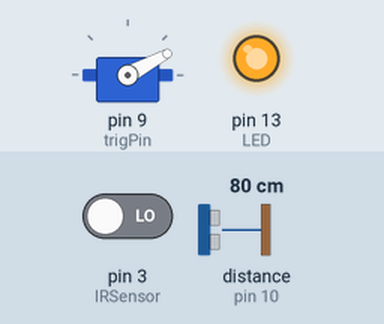
The sketch below on a simulated Arduino Uno, built with avr-gcc and run on an emulated ATmega328P. Shown: servo, output pins drawn as LEDs (lit = HIGH). The test bench sets the inputs (shaded band); at power-on: pin 3 (IRSensor) LOW, distance to the obstacle (sensor on pin 10) 80 cm. The echo pulse lasts 58.3 µs per cm; pins used as bus, display or sensor lines are not drawn.

Above: at 0.95 s.
4.1 s: pin 3 (IRSensor) driven HIGH
At 7.09 s:
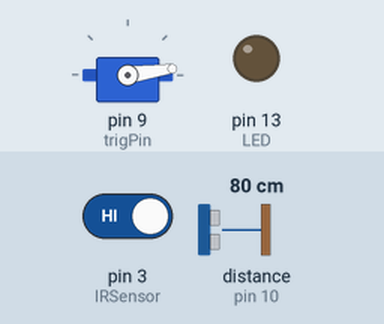
9.3 s: distance to the obstacle (sensor on pin 10) set to 13 cm
13.4 s: distance to the obstacle (sensor on pin 10) set to 10 cm
At 14.74 s:
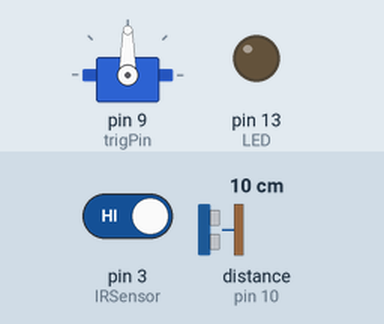
17.5 s: distance to the obstacle (sensor on pin 10) set to 60 cm
21.6 s: distance to the obstacle (sensor on pin 10) set to 2 cm
At 21.77 s:
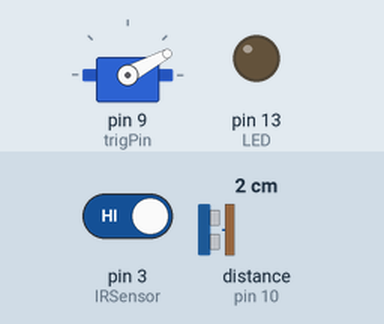
Timing chart, 0 to 25.5 s (numbered marks = the images above; inputs shaded):
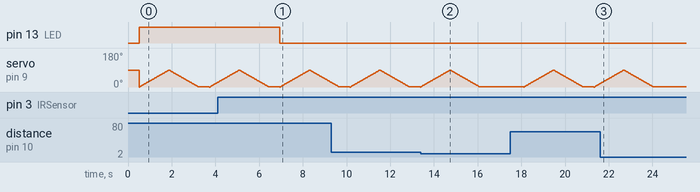

Measured:
- the behaviour switches between 12 and 11 cm on distance to the obstacle (sensor on pin 10) (found by bisection; images 1 and 2)
- after the input at 4.1 s, pin 13 (LED): HIGH → LOW after 2.8 s
- after the input at 13.4 s, servo on pin 9 (trigPin): goes on until 16.1 s, then stays 1°
- after the input at 21.6 s, servo on pin 9 (trigPin): goes on until 24.0 s, then stays 1°

The sketch:

sketch_may26a.ino
```cpp
#include <Servo.h>
// defines pins numbers
const int trigPin = 9;
const int echoPin = 10;
int IRSensor = 3; // connect ir sensor to arduino pin 2
int LED = 13; // conect Led to arduino pin 13

Servo myservo;  // create servo object to control a servo
                // a maximum of eight servo objects can be created


void setup()
  {
    pinMode(trigPin, OUTPUT); // Sets the trigPin as an Output
    pinMode(echoPin, INPUT); // Sets the echoPin as an Input
    pinMode (IRSensor, INPUT); // sensor pin INPUT
    pinMode (LED, OUTPUT); // Led pin OUTPUT
    myservo.attach(9);  // attaches the servo on pin 9 to the servo object
  }

void loop()
  {
  //collect distance
 int x=ultrasound();
 if (x>10)
   {
     forward();
     delay(500);
     int y=detect();//calling IR sensor function to return yes/no
     if(y=1)
     {
       servos();
     }

   }
 else
  {
    right();
    delay(50);
    forward();
    delay(50);
    right();
    delay(50);
   stopmotion();
  }


}
/////////////////////////////////////////////////////////////
void servos()
{
 int pos = 0;    // variable to store the servo position
   for(pos = 0; pos < 90; pos += 1)  // goes from 0 degrees to 90 degrees
  {                                  // in steps of 1 degree
    myservo.write(pos);              // tell servo to go to position in variable 'pos'
    delay(15);                       // waits 15ms for the servo to reach the position
  }
  for(pos = 90; pos>=1; pos-=1)     // goes from 90 degrees to 0 degrees
  {
    myservo.write(pos);              // tell servo to go to position in variable 'pos'
    delay(15);                       // waits 15ms for the servo to reach the position
  }

}
int detect()
 {
   int statusSensor = digitalRead (IRSensor);

  if (statusSensor == 1)
  {
    digitalWrite(LED, LOW); // LED LOW
  }

  else
  {
    digitalWrite(LED, HIGH); // LED High
  }
  return statusSensor;
 }
int ultrasound()
 {
  // defines variables
long duration;
int distance;
  digitalWrite(trigPin, LOW);
  delayMicroseconds(2);
  // Sets the trigPin on HIGH state for 10 micro seconds
  digitalWrite(trigPin, HIGH);
  delayMicroseconds(10);
  digitalWrite(trigPin, LOW);
  // Reads the echoPin, returns the sound wave travel time in microseconds
  duration = pulseIn(echoPin, HIGH);
  // Calculating the distance
  distance= duration*0.034/2;
  return distance;
  //return distance in cm
}

void forward()
{
digitalWrite(6,HIGH);
digitalWrite(7,LOW);
digitalWrite(8,LOW);
digitalWrite(9,HIGH);
}//forward

void right()
{
digitalWrite(6,LOW);
digitalWrite(7,LOW);
digitalWrite(8,HIGH);
digitalWrite(9,LOW);
}//towards right

void stopmotion()
{
digitalWrite(6,LOW);
digitalWrite(7,LOW);
digitalWrite(8,LOW);
digitalWrite(9,LOW);
}//stop

void backward()
{
digitalWrite(6,LOW);
digitalWrite(7,HIGH);
digitalWrite(8,HIGH);
digitalWrite(9,LOW);
}//backward

void left()
{
digitalWrite(6,LOW);
digitalWrite(7,LOW);
digitalWrite(8,HIGH);
digitalWrite(9,LOW);
}//left
```
